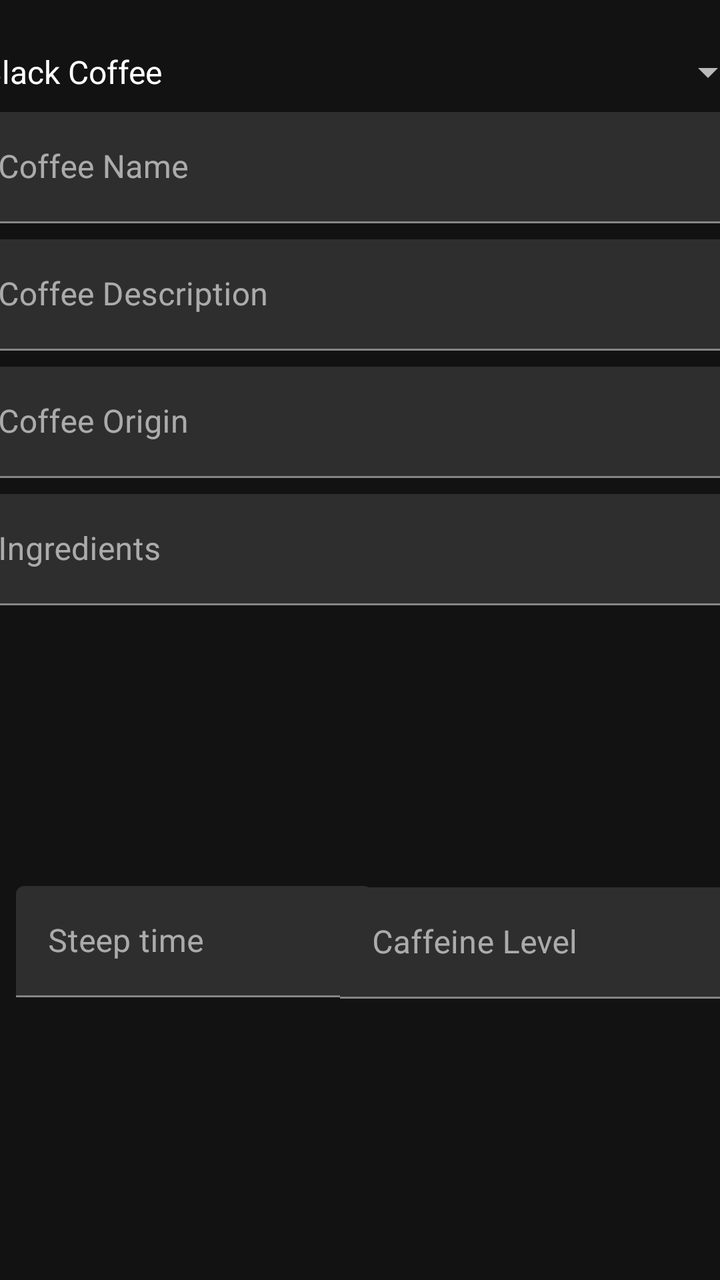
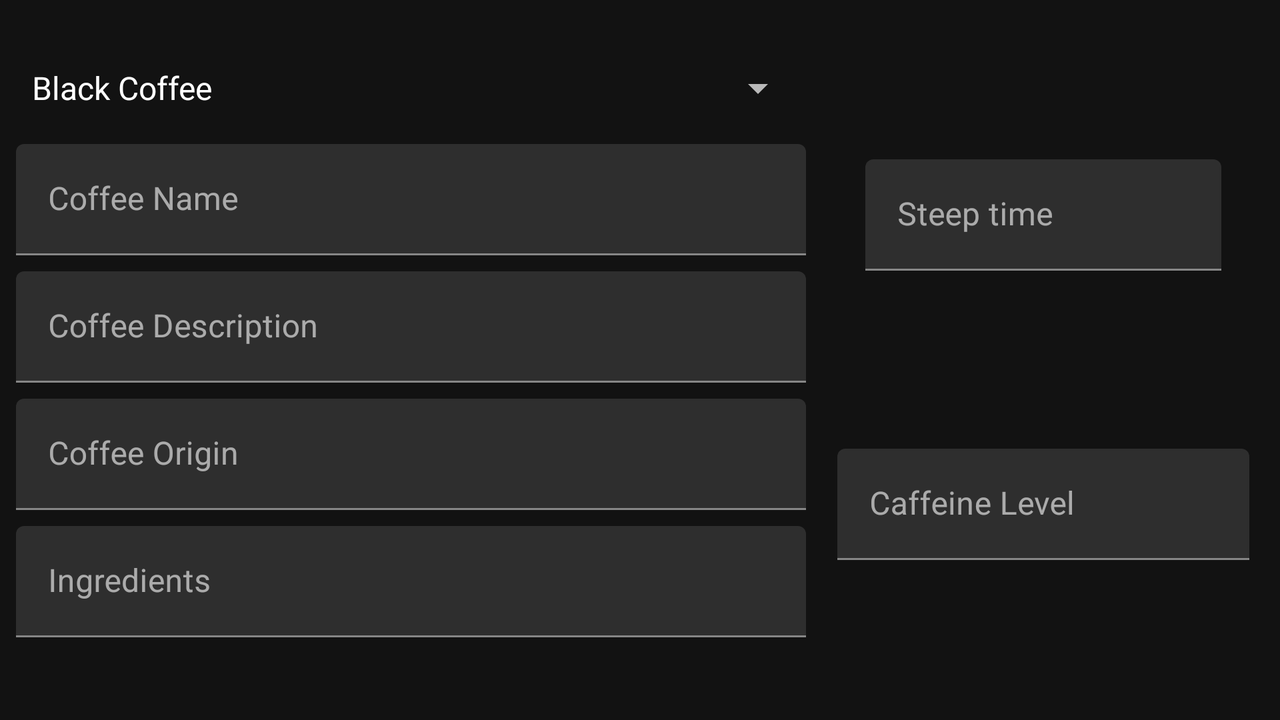

An Android layout and its configuration variant, each rendered on a device that would load it. The default file and the variant file are quoted in full after the pictures.
<!-- AndroidManifest.xml: application theme AppTheme -->
<!-- res/layout/activity_add_coffee.xml -->
<?xml version="1.0" encoding="utf-8"?>
<android.support.constraint.ConstraintLayout xmlns:android="http://schemas.android.com/apk/res/android"
    xmlns:app="http://schemas.android.com/apk/res-auto"
    xmlns:tools="http://schemas.android.com/tools"
    android:layout_width="match_parent"
    android:layout_height="match_parent"
    tools:context=".AddCoffeeActivity">

    <Spinner
        android:id="@+id/spinner_coffeeType"
        android:layout_width="395dp"
        android:layout_height="wrap_content"
        android:layout_marginStart="8dp"
        android:layout_marginTop="24dp"
        android:layout_marginEnd="8dp"
        android:entries="@array/coffee_types"
        app:layout_constraintEnd_toEndOf="parent"
        app:layout_constraintStart_toStartOf="parent"
        app:layout_constraintTop_toTopOf="parent" />

    <android.support.design.widget.TextInputLayout
        android:id="@+id/textInputLayout"
        android:layout_width="395dp"
        android:layout_height="wrap_content"
        android:layout_marginStart="8dp"
        android:layout_marginTop="8dp"
        android:layout_marginEnd="8dp"
        app:layout_constraintEnd_toEndOf="parent"
        app:layout_constraintStart_toStartOf="parent"
        app:layout_constraintTop_toBottomOf="@+id/spinner_coffeeType">

        <android.support.design.widget.TextInputEditText
            android:id="@+id/ti_coffeeName"
            android:layout_width="match_parent"
            android:layout_height="wrap_content"
            android:hint="Coffee Name" />
    </android.support.design.widget.TextInputLayout>

    <android.support.design.widget.TextInputLayout
        android:id="@+id/textInputLayout2"
        android:layout_width="395dp"
        android:layout_height="wrap_content"
        android:layout_marginStart="8dp"
        android:layout_marginTop="8dp"
        android:layout_marginEnd="8dp"
        app:layout_constraintEnd_toEndOf="parent"
        app:layout_constraintStart_toStartOf="parent"
        app:layout_constraintTop_toBottomOf="@+id/textInputLayout">

        <android.support.design.widget.TextInputEditText
            android:id="@+id/ti_coffeeDesc"
            android:layout_width="match_parent"
            android:layout_height="wrap_content"
            android:hint="@string/coffee_description" />
    </android.support.design.widget.TextInputLayout>

    <android.support.design.widget.TextInputLayout
        android:id="@+id/textInputLayout3"
        android:layout_width="395dp"
        android:layout_height="wrap_content"
        android:layout_marginStart="8dp"
        android:layout_marginTop="8dp"
        android:layout_marginEnd="8dp"
        app:layout_constraintEnd_toEndOf="parent"
        app:layout_constraintStart_toStartOf="parent"
        app:layout_constraintTop_toBottomOf="@+id/textInputLayout2">

        <android.support.design.widget.TextInputEditText
            android:id="@+id/ti_coffeeOrigin"
            android:layout_width="match_parent"
            android:layout_height="wrap_content"
            android:hint="@string/coffee_origin" />
    </android.support.design.widget.TextInputLayout>

    <android.support.design.widget.TextInputLayout
        android:id="@+id/textInputLayout4"
        android:layout_width="395dp"
        android:layout_height="wrap_content"
        android:layout_marginStart="8dp"
        android:layout_marginTop="8dp"
        android:layout_marginEnd="8dp"
        app:layout_constraintEnd_toEndOf="parent"
        app:layout_constraintStart_toStartOf="parent"
        app:layout_constraintTop_toBottomOf="@+id/textInputLayout3">

        <android.support.design.widget.TextInputEditText
            android:id="@+id/ti_coffeeIng"
            android:layout_width="match_parent"
            android:layout_height="wrap_content"
            android:hint="@string/ingredients" />
    </android.support.design.widget.TextInputLayout>

    <android.support.design.widget.TextInputLayout
        android:id="@+id/textInputLayout5"
        android:layout_width="178dp"
        android:layout_height="57dp"
        android:layout_marginStart="8dp"
        android:layout_marginTop="8dp"
        android:layout_marginBottom="8dp"
        app:layout_constraintBottom_toBottomOf="parent"
        app:layout_constraintStart_toStartOf="parent"
        app:layout_constraintTop_toBottomOf="@+id/textInputLayout4">

        <android.support.design.widget.TextInputEditText
            android:id="@+id/ti_coffeeTime"
            android:layout_width="match_parent"
            android:layout_height="wrap_content"
            android:hint="@string/steep_time" />
    </android.support.design.widget.TextInputLayout>

    <android.support.design.widget.TextInputLayout
        android:layout_width="206dp"
        android:layout_height="wrap_content"
        android:layout_marginStart="8dp"
        android:layout_marginTop="8dp"
        android:layout_marginEnd="8dp"
        android:layout_marginBottom="8dp"
        app:layout_constraintBottom_toBottomOf="parent"
        app:layout_constraintEnd_toEndOf="parent"
        app:layout_constraintStart_toEndOf="@+id/textInputLayout5"
        app:layout_constraintTop_toBottomOf="@+id/textInputLayout4">

        <android.support.design.widget.TextInputEditText
            android:id="@+id/ti_coffeeCaffLevel"
            android:layout_width="match_parent"
            android:layout_height="wrap_content"
            android:hint="@string/caffeine_level" />
    </android.support.design.widget.TextInputLayout>
</android.support.constraint.ConstraintLayout>
<!-- resources referenced by this layout -->
<resources>
  <string-array name="coffee_types">
          <item>Black Coffee</item>
          <item>Milk Coffee</item>
          <item>Herbal Coffee</item>
      </string-array>
  <string name="caffeine_level">Caffeine Level</string>
  <string name="coffee_description">Coffee Description</string>
  <string name="coffee_origin">Coffee Origin</string>
  <string name="ingredients">Ingredients</string>
  <string name="steep_time">Steep time</string>
  <style name="AppTheme" parent="Theme.MaterialComponents">
          
          <item name="colorPrimary">@color/colorPrimary</item>
          <item name="colorPrimaryDark">@color/colorPrimaryDark</item>
          <item name="colorAccent">@color/colorAccent</item>
      </style>
  <color name="colorPrimary">#008577</color>
  <color name="colorPrimaryDark">#00574B</color>
  <color name="colorAccent">#D81B60</color>
</resources>
<!-- res/layout-land/activity_add_coffee.xml (the author's variant of the layout above) -->
<!-- drawn on the phone turned sideways -->
<?xml version="1.0" encoding="utf-8"?>
<android.support.constraint.ConstraintLayout xmlns:android="http://schemas.android.com/apk/res/android"
    xmlns:app="http://schemas.android.com/apk/res-auto"
    xmlns:tools="http://schemas.android.com/tools"
    android:layout_width="match_parent"
    android:layout_height="match_parent"
    tools:context=".AddCoffeeActivity">

    <Spinner
        android:id="@+id/spinner_coffeeType"
        android:layout_width="395dp"
        android:layout_height="wrap_content"
        android:layout_marginStart="8dp"
        android:layout_marginTop="32dp"
        android:entries="@array/coffee_types"
        app:layout_constraintStart_toStartOf="parent"
        app:layout_constraintTop_toTopOf="parent" />

    <android.support.design.widget.TextInputLayout
        android:id="@+id/textInputLayout"
        android:layout_width="395dp"
        android:layout_height="wrap_content"
        android:layout_marginStart="8dp"
        android:layout_marginTop="16dp"
        app:layout_constraintStart_toStartOf="parent"
        app:layout_constraintTop_toBottomOf="@+id/spinner_coffeeType">

        <android.support.design.widget.TextInputEditText
            android:id="@+id/ti_coffeeName"
            android:layout_width="match_parent"
            android:layout_height="wrap_content"
            android:hint="Coffee Name" />
    </android.support.design.widget.TextInputLayout>

    <android.support.design.widget.TextInputLayout
        android:id="@+id/textInputLayout2"
        android:layout_width="395dp"
        android:layout_height="wrap_content"
        android:layout_marginStart="8dp"
        android:layout_marginTop="8dp"
        app:layout_constraintStart_toStartOf="parent"
        app:layout_constraintTop_toBottomOf="@+id/textInputLayout">

        <android.support.design.widget.TextInputEditText
            android:id="@+id/ti_coffeeDesc"
            android:layout_width="match_parent"
            android:layout_height="wrap_content"
            android:hint="Coffee Description" />
    </android.support.design.widget.TextInputLayout>

    <android.support.design.widget.TextInputLayout
        android:id="@+id/textInputLayout3"
        android:layout_width="395dp"
        android:layout_height="wrap_content"
        android:layout_marginStart="8dp"
        android:layout_marginTop="8dp"
        app:layout_constraintStart_toStartOf="parent"
        app:layout_constraintTop_toBottomOf="@+id/textInputLayout2">

        <android.support.design.widget.TextInputEditText
            android:id="@+id/ti_coffeeOrigin"
            android:layout_width="match_parent"
            android:layout_height="wrap_content"
            android:hint="Coffee Origin" />
    </android.support.design.widget.TextInputLayout>

    <android.support.design.widget.TextInputLayout
        android:id="@+id/textInputLayout4"
        android:layout_width="395dp"
        android:layout_height="wrap_content"
        android:layout_marginStart="8dp"
        android:layout_marginTop="8dp"
        app:layout_constraintStart_toStartOf="parent"
        app:layout_constraintTop_toBottomOf="@+id/textInputLayout3">

        <android.support.design.widget.TextInputEditText
            android:id="@+id/ti_coffeeIng"
            android:layout_width="match_parent"
            android:layout_height="wrap_content"
            android:hint="Ingredients" />
    </android.support.design.widget.TextInputLayout>

    <android.support.design.widget.TextInputLayout
        android:id="@+id/textInputLayout5"
        android:layout_width="178dp"
        android:layout_height="57dp"
        android:layout_marginStart="8dp"
        android:layout_marginTop="8dp"
        android:layout_marginEnd="8dp"
        android:layout_marginBottom="8dp"
        app:layout_constraintBottom_toTopOf="@+id/textInputLayout6"
        app:layout_constraintEnd_toEndOf="parent"
        app:layout_constraintStart_toEndOf="@+id/textInputLayout"
        app:layout_constraintTop_toTopOf="parent">

        <android.support.design.widget.TextInputEditText
            android:id="@+id/ti_coffeeTime"
            android:layout_width="match_parent"
            android:layout_height="wrap_content"
            android:hint="Steep time" />
    </android.support.design.widget.TextInputLayout>

    <android.support.design.widget.TextInputLayout
        android:id="@+id/textInputLayout6"
        android:layout_width="206dp"
        android:layout_height="56dp"
        android:layout_marginTop="8dp"
        android:layout_marginBottom="8dp"
        app:layout_constraintBottom_toBottomOf="parent"
        app:layout_constraintEnd_toEndOf="@+id/textInputLayout5"
        app:layout_constraintStart_toStartOf="@+id/textInputLayout5"
        app:layout_constraintTop_toBottomOf="@+id/textInputLayout5">

        <android.support.design.widget.TextInputEditText
            android:id="@+id/ti_coffeeCaffLevel"
            android:layout_width="match_parent"
            android:layout_height="wrap_content"
            android:hint="Caffeine Level" />
    </android.support.design.widget.TextInputLayout>
</android.support.constraint.ConstraintLayout>
<!-- resources referenced by the variant -->
<!-- as the phone turned sideways resolves them -->
<resources>
  <string-array name="coffee_types">
          <item>Black Coffee</item>
          <item>Milk Coffee</item>
          <item>Herbal Coffee</item>
      </string-array>
  <style name="AppTheme" parent="Theme.MaterialComponents">
          
          <item name="colorPrimary">@color/colorPrimary</item>
          <item name="colorPrimaryDark">@color/colorPrimaryDark</item>
          <item name="colorAccent">@color/colorAccent</item>
      </style>
  <color name="colorPrimary">#008577</color>
  <color name="colorPrimaryDark">#00574B</color>
  <color name="colorAccent">#D81B60</color>
</resources>
